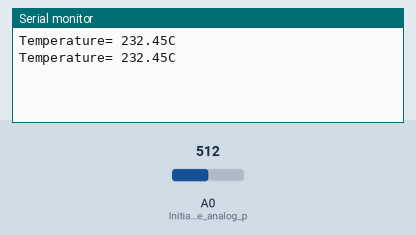
Simulated run of this sketch. Board: Arduino Uno, built with avr-gcc and run on an emulated ATmega328P. On the bench: the last lines printed to the serial monitor. Inputs (shaded band) come from the test bench; at power-on: A0 (Initialising_the_analog_p) = 512.

Above: at 1.8 s.
1.9 s: A0 (Initialising_the_analog_p) set to 716
At 2.4 s:
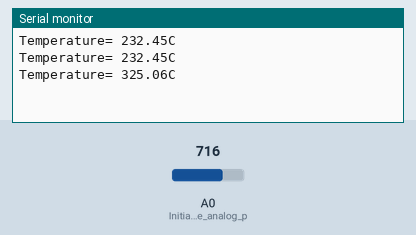
3.4 s: A0 (Initialising_the_analog_p) set to 900
At 4.8 s:
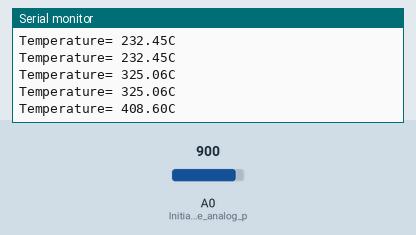
Timing chart, 0 to 6.4 s (numbered marks = the images above; inputs shaded):
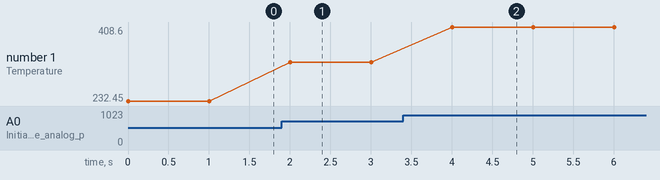

The sketch:

first_try.ino
```cpp
float  val=0.0;
float temp;
void setup() {
pinMode(A0,INPUT);//Initialising the analog pin
Serial.begin(9600);//Starting the serial communication(Output on serial monitor)
}

void loop() {
 val=4.54 *analogRead(A0);//4.636 is for a voltage of 4.75v
 temp= val/10;
 Serial.print("Temperature= ");//Serial Monitor Outputs
 Serial.print(temp);
  Serial.println("C");
 delay(1000);

}
```

Measured:
- after the input at 1.9 s, the serial monitor: prints a new line after 0.10 s (image 1)
- after the input at 3.4 s, the serial monitor: prints a new line after 0.60 s (image 2)
- plotted number 1: 232.45 → 325.06 after the input at 1.9 s, 325.06 → 408.6 after the input at 3.4 s
